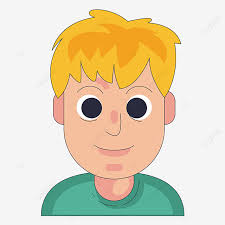
#> input picture assets/animboy.jpeg, 225 x 225 px
$ python basics.py
#> lines starting #> are read from the running program, lines starting #| are printed output that depends on the picture
import cv2

# Loading an image

img = cv2.imread('assets/animboy.jpeg', 1)
#> img is the input picture: shape (225, 225, 3); mean B, G, R 186.4, 213.7, 225.6

# Resizing an image

img = cv2.resize(img, (400, 400))
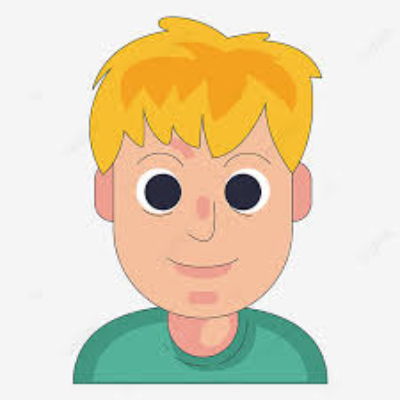
#> img: shape (400, 400, 3); mean B, G, R 186.3, 213.7, 225.6

cv2.imshow('bingo', img)
cv2.waitKey(0)
cv2.destroyAllWindows()
